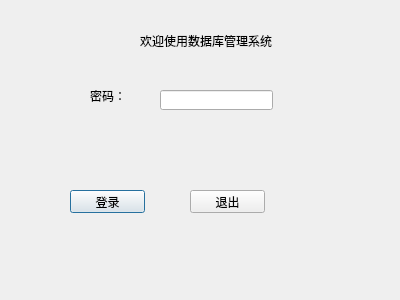
<?xml version="1.0" encoding="UTF-8"?>
<ui version="4.0">
 <class>LoginDialog</class>
 <widget class="QDialog" name="LoginDialog">
  <property name="geometry">
   <rect>
    <x>0</x>
    <y>0</y>
    <width>400</width>
    <height>300</height>
   </rect>
  </property>
  <property name="windowTitle">
   <string>Dialog</string>
  </property>
  <widget class="QLabel" name="label">
   <property name="geometry">
    <rect>
     <x>140</x>
     <y>30</y>
     <width>141</width>
     <height>21</height>
    </rect>
   </property>
   <property name="text">
    <string>欢迎使用数据库管理系统</string>
   </property>
  </widget>
  <widget class="QLabel" name="label_2">
   <property name="geometry">
    <rect>
     <x>90</x>
     <y>90</y>
     <width>54</width>
     <height>12</height>
    </rect>
   </property>
   <property name="text">
    <string>密码：</string>
   </property>
  </widget>
  <widget class="QLineEdit" name="pwdLineEdit">
   <property name="geometry">
    <rect>
     <x>160</x>
     <y>90</y>
     <width>113</width>
     <height>20</height>
    </rect>
   </property>
   <property name="echoMode">
    <enum>QLineEdit::Password</enum>
   </property>
  </widget>
  <widget class="QPushButton" name="loginBtn">
   <property name="geometry">
    <rect>
     <x>70</x>
     <y>190</y>
     <width>75</width>
     <height>23</height>
    </rect>
   </property>
   <property name="text">
    <string>登录</string>
   </property>
  </widget>
  <widget class="QPushButton" name="quitBtn">
   <property name="geometry">
    <rect>
     <x>190</x>
     <y>190</y>
     <width>75</width>
     <height>23</height>
    </rect>
   </property>
   <property name="text">
    <string>退出</string>
   </property>
  </widget>
 </widget>
 <resources/>
 <connections/>
</ui>
